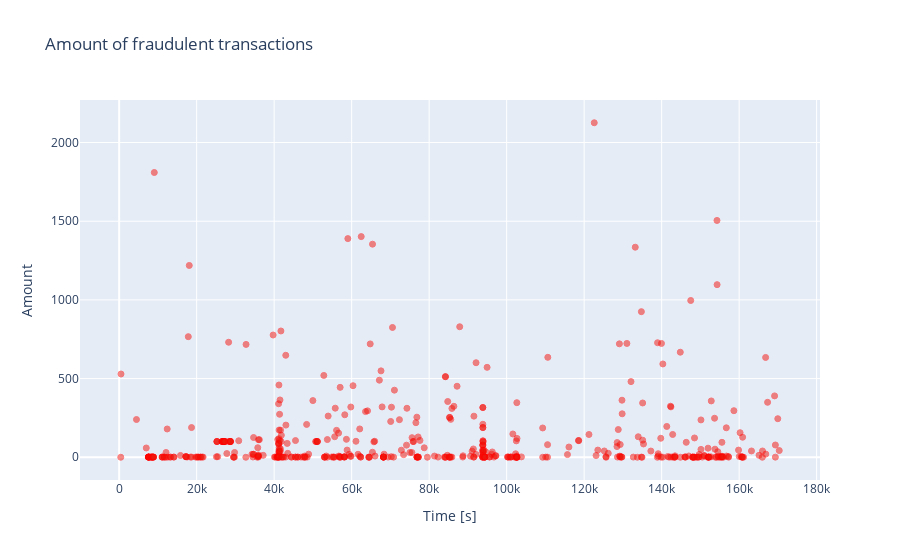

Notebook cell for this chart:
### Markdown cell above
The real transaction have a larger mean value, larger Q1, smaller Q3 and Q4 and larger outliers; fraudulent transactions have a smaller Q1 and mean, larger Q4 and smaller outliers.

Let's plot the fraudulent transactions (amount) against time. The time is shown is seconds from the start of the time period (totaly 48h, over 2 days).

### Code cell
fraud = data_df.loc[data_df['Class'] == 1]

trace = go.Scatter(
    x = fraud['Time'],y = fraud['Amount'],
    name="Amount",
     marker=dict(
                color='rgb(238,23,11)',
                line=dict(
                    color='red',
                    width=1),
                opacity=0.5,
            ),
    text= fraud['Amount'],
    mode = "markers"
)
data = [trace]
layout = dict(title = 'Amount of fraudulent transactions',
          xaxis = dict(title = 'Time [s]', showticklabels=True), 
          yaxis = dict(title = 'Amount'),
          hovermode='closest'
         )
fig = dict(data=data, layout=layout)
iplot(fig, filename='fraud-amount')

### Figure 1 — Plotly figure (JSON) as saved in the notebook; plotly's stock layout.template omitted (floating-point values rounded to 4 significant figures; data arrays with more than 128 entries replaced by an {"elided": "..."} marker saying what was removed)
{"data": [{"marker": {"color": "rgb(238,23,11)", "line": {"color": "red", "width": 1}, "opacity": 0.5}, "mode": "markers", "name": "Amount", "text": {"elided": "492 float values"}, "type": "scatter", "x": {"elided": "492 int values"}, "y": {"elided": "492 float values"}}], "layout": {"hovermode": "closest", "title": {"text": "Amount of fraudulent transactions"}, "xaxis": {"showticklabels": true, "title": {"text": "Time [s]"}}, "yaxis": {"title": {"text": "Amount"}}}}
